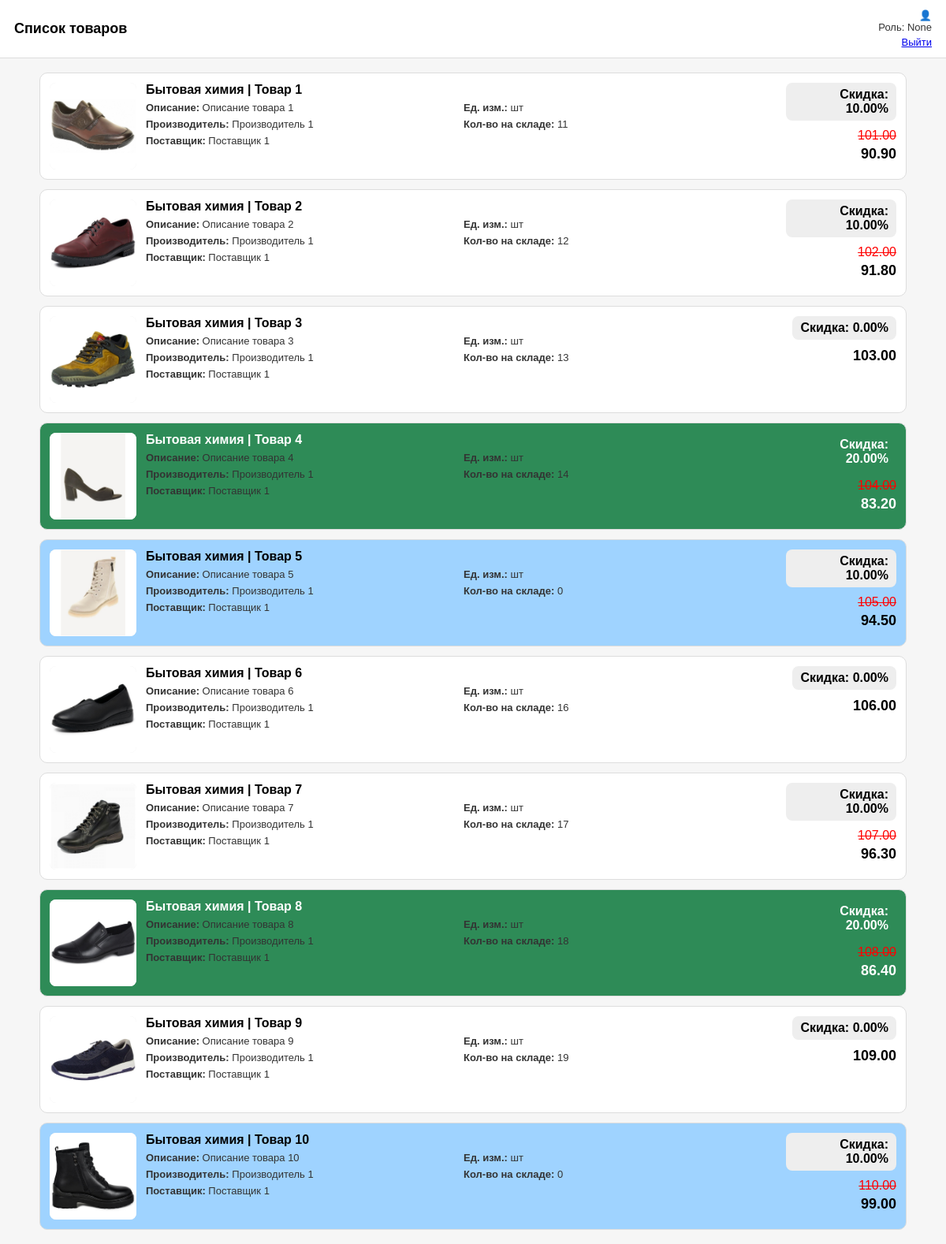
Screenshot of /products/ with the database file from the repository.
### catalog/models.py (models this page shows, shortened)
class Product(models.Model):
    article = models.CharField(max_length=50, unique=True)  # артикул
    name = models.CharField(max_length=255)
    category = models.ForeignKey(Category, on_delete=models.PROTECT)
    description = models.TextField(blank=True)
    manufacturer = models.ForeignKey(Manufacturer, on_delete=models.PROTECT)
    supplier = models.ForeignKey(Supplier, on_delete=models.PROTECT)
    unit = models.ForeignKey(Unit, on_delete=models.PROTECT)
    price = models.DecimalField(max_digits=12, decimal_places=2)
    discount_percent = models.DecimalField(max_digits=5, decimal_places=2, default=0)  # %
    stock_qty = models.IntegerField(default=0)
    image = models.ImageField(upload_to='products/', blank=True, null=True)
    def final_price(self):
        if self.discount_percent and self.discount_percent > 0:
            return self.price * (1 - (self.discount_percent / 100))
        return self.price

class Category(models.Model):
    name = models.CharField(max_length=200)

class Unit(models.Model):
    name = models.CharField(max_length=50)

class Manufacturer(models.Model):
    name = models.CharField(max_length=200)

class Supplier(models.Model):
    name = models.CharField(max_length=200)

### catalog/views.py (the view, shortened to what this page needs)
# urls.py: path('products/', views.product_list, name='products'),
def product_list(request):
    is_guest = request.session.get('guest', False)
    user = request.user if request.user.is_authenticated else None
    role = None
    full_name = ''
    if is_guest:
        role = 'guest'
        full_name = 'Гость'
    elif user:
        role = getattr(user, 'role', 'client')
        full_name = getattr(user, 'full_name', '') or user.get_full_name() or user.username
    qs = Product.objects.select_related('category', 'manufacturer', 'supplier', 'unit').all()
    can_advanced = (role in ['manager', 'admin'])
    search = request.GET.get('search', '').strip()
    category = request.GET.get('category', '').strip()
    sort = request.GET.get('sort', '').strip()
    return render(request, 'catalog/products.html', {
        'products': qs,
        'role': role,
        'full_name': full_name,
        'can_advanced': can_advanced,
        'search': search,
        'category': category,
        'sort': sort,
    })

### catalog/templates/catalog/products.html (shortened to what this page needs)
<!doctype html>
<html lang="ru">
<head>
</head>
<body>
  <div class="header">
    <div class="brand">Список товаров</div>
    <div class="who">
      👤 <b>{{ full_name }}</b><br>
      <span class="meta">Роль: {{ role }}</span><br>
      <a href="{% url 'logout' %}">Выйти</a>
    </div>
  </div>
  <div class="container">
    {% for p in products %}
      <div class="card {% if p.stock_qty == 0 %}stock0{% endif %} {% if p.discount_percent > 15 %}discRow bigdisc{% endif %}">
        <div class="img">
          {% if p.image %}
            <img src="{{ p.image.url }}">
          {% else %}
            <img src="/static/picture.png">
          {% endif %}
        </div>
        <div>
          <div class="title">{{ p.category.name }} | {{ p.name }}</div>
          <div class="grid2 meta">
            <div><b>Описание:</b> {{ p.description }}</div>
            <div><b>Ед. изм.:</b> {{ p.unit.name }}</div>
            <div><b>Производитель:</b> {{ p.manufacturer.name }}</div>
            <div><b>Кол-во на складе:</b> {{ p.stock_qty }}</div>
            <div><b>Поставщик:</b> {{ p.supplier.name }}</div>
          </div>
        </div>
        <div style="text-align:right;">
          <div class="badge {% if p.discount_percent > 15 %}big{% else %}disc{% endif %}">
            Скидка: {{ p.discount_percent }}%
          </div>
          <div style="margin-top:10px;">
            {% if p.discount_percent > 0 %}
              <span class="oldprice">{{ p.price }}</span>
              <span class="final">{{ p.final_price|floatformat:2 }}</span>
            {% else %}
              <span class="final">{{ p.price }}</span>
            {% endif %}
          </div>
        </div>
      </div>
    {% empty %}
      <div style="padding:14px; background:#fff; border:1px solid #ddd; border-radius:10px;">
        Товаров пока нет. Создай тестовые: <code>python manage.py seed_demo</code>
      </div>
    {% endfor %}
  </div>
</body>
</html>

### catalog/templates/catalog/products.html (style rules this page uses)
body { font-family: Arial, sans-serif; background:#f6f6f6; margin:0; }
.header { background:#ffffff; border-bottom:1px solid #ddd; padding:12px 18px; display:flex; align-items:center; justify-content:space-between; position: sticky; top:0; }
.brand { font-size:18px; font-weight:700; }
.who { text-align:right; font-size:13px; }
.who a { display:inline-block; margin-top:4px; }
.container { max-width: 1100px; margin: 18px auto; padding: 0 14px; }
.meta { font-size: 13px; color:#333; }
.card { background:#fff; border:1px solid #ddd; border-radius:10px; margin-bottom:12px; padding:12px; display:grid; grid-template-columns: 110px 1fr 140px; gap:12px; align-items: start; }
.img { width:110px; height:110px; background:#eee; border-radius:8px; overflow:hidden; }
.img img { width:100%; height:100%; object-fit:cover; }
.title { font-weight:700; font-size:16px; margin-bottom:6px; }
.grid2 { display:grid; grid-template-columns: 1fr 1fr; gap:6px; }
.badge { font-weight:700; padding:6px 10px; border-radius:8px; display:inline-block; }
.disc { background:#eee; }
.stock0 { background:#9fd3ff; }
.discRow.bigdisc { background:#2E8B57; color:white; border-radius:10px; }
.oldprice { text-decoration: line-through; color:red; display:block; }
.final { font-weight:700; font-size:18px; display:block; margin-top:4px; }

### rows the page displays
Product: image (picture), category.name "Бытовая химия", name "Товар 1", description "Описание товара 1", unit.name "шт", manufacturer.name "Производитель 1", stock_qty "11", supplier.name "Поставщик 1", discount_percent "10.00", price "101.00", final_price "90.90"
Product: image (picture), category.name "Бытовая химия", name "Товар 2", description "Описание товара 2", unit.name "шт", manufacturer.name "Производитель 1", stock_qty "12", supplier.name "Поставщик 1", discount_percent "10.00", price "102.00", final_price "91.80"
Product: image (picture), category.name "Бытовая химия", name "Товар 3", description "Описание товара 3", unit.name "шт", manufacturer.name "Производитель 1", stock_qty "13", supplier.name "Поставщик 1", discount_percent "0.00", price "103.00"
Product: image (picture), category.name "Бытовая химия", name "Товар 4", description "Описание товара 4", unit.name "шт", manufacturer.name "Производитель 1", stock_qty "14", supplier.name "Поставщик 1", discount_percent "20.00", price "104.00", final_price "83.20"
Product: image (picture), category.name "Бытовая химия", name "Товар 5", description "Описание товара 5", unit.name "шт", manufacturer.name "Производитель 1", stock_qty "0", supplier.name "Поставщик 1", discount_percent "10.00", price "105.00", final_price "94.50"
Product: image (picture), category.name "Бытовая химия", name "Товар 6", description "Описание товара 6", unit.name "шт", manufacturer.name "Производитель 1", stock_qty "16", supplier.name "Поставщик 1", discount_percent "0.00", price "106.00"
Product: image (picture), category.name "Бытовая химия", name "Товар 7", description "Описание товара 7", unit.name "шт", manufacturer.name "Производитель 1", stock_qty "17", supplier.name "Поставщик 1", discount_percent "10.00", price "107.00", final_price "96.30"
Product: image (picture), category.name "Бытовая химия", name "Товар 8", description "Описание товара 8", unit.name "шт", manufacturer.name "Производитель 1", stock_qty "18", supplier.name "Поставщик 1", discount_percent "20.00", price "108.00", final_price "86.40"
Product: image (picture), category.name "Бытовая химия", name "Товар 9", description "Описание товара 9", unit.name "шт", manufacturer.name "Производитель 1", stock_qty "19", supplier.name "Поставщик 1", discount_percent "0.00", price "109.00"
Product: image (picture), category.name "Бытовая химия", name "Товар 10", description "Описание товара 10", unit.name "шт", manufacturer.name "Производитель 1", stock_qty "0", supplier.name "Поставщик 1", discount_percent "10.00", price "110.00", final_price "99.00"

### other values shown
{{ role }} "None"
